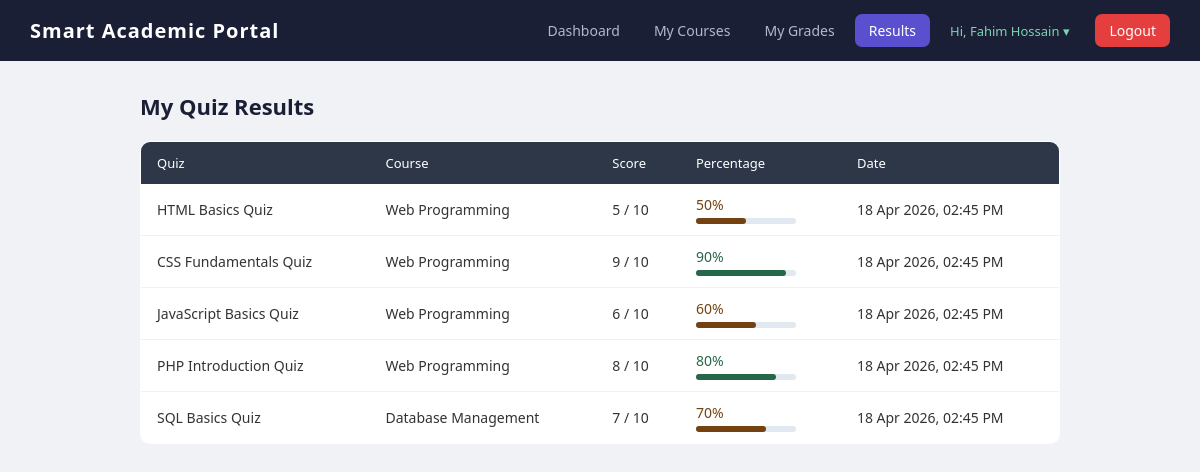
/student/results.php (signed in), run on the app's committed database.
### tables this page shows
CREATE TABLE `quiz_attempts` (
  `id` int(11) NOT NULL,
  `quiz_id` int(11) NOT NULL,
  `student_id` int(11) NOT NULL,
  `score` int(11) DEFAULT 0,
  `attempted_at` timestamp NOT NULL DEFAULT current_timestamp()
);

CREATE TABLE `quizzes` (
  `id` int(11) NOT NULL,
  `course_id` int(11) NOT NULL,
  `title` varchar(150) NOT NULL,
  `time_limit` int(11) DEFAULT 30,
  `total_marks` int(11) DEFAULT 10
);

CREATE TABLE `courses` (
  `id` int(11) NOT NULL,
  `title` varchar(150) NOT NULL,
  `code` varchar(20) NOT NULL,
  `teacher_id` int(11) DEFAULT NULL
);

### student/results.php (the view, shortened to what this page needs)
<?php
$sid = $_SESSION['user_id'];
$attempts = mysqli_query($conn,
    "SELECT qa.score, qa.attempted_at,
            q.title AS quiz_title, q.total_marks,
            c.title AS course_title
     FROM quiz_attempts qa
     JOIN quizzes q  ON qa.quiz_id    = q.id
     JOIN courses c  ON q.course_id   = c.id
     WHERE qa.student_id = $sid
     ORDER BY qa.attempted_at DESC");
?>
<!DOCTYPE html>
<html>
<head>
  <link rel="stylesheet" href="../assets/style.css">
</head>
<body>
<?php include '../includes/header.php'; ?>
<div class="container">
  <h2>My Quiz Results</h2>
  <table class="data-table">
    <thead>
      <tr><th>Quiz</th><th>Course</th><th>Score</th><th>Percentage</th><th>Date</th></tr>
    </thead>
    <tbody>
    <?php while($a = mysqli_fetch_assoc($attempts)):
        $pct = round(($a['score'] / $a['total_marks']) * 100);
        $color = $pct >= 80 ? '#276749' : ($pct >= 50 ? '#744210' : '#742a2a');
    ?>
      <tr>
        <td><?= $a['quiz_title'] ?></td>
        <td><?= $a['course_title'] ?></td>
        <td><?= $a['score'] ?> / <?= $a['total_marks'] ?></td>
        <td>
          <span style="color:<?= $color ?>;font-weight:500"><?= $pct ?>%</span>
          <div style="background:#e2e8f0;border-radius:99px;height:6px;margin-top:4px;width:100px">
            <div style="background:<?= $color ?>;width:<?= $pct ?>%;height:6px;border-radius:99px"></div>
          </div>
        </td>
        <td><?= date('d M Y, h:i A', strtotime($a['attempted_at'])) ?></td>
      </tr>
    <?php endwhile; ?>
    </tbody>
  </table>
</div>
</body>
</html>

### assets/style.css (style rules this page uses)
* { margin: 0; padding: 0; box-sizing: border-box; }
body { font-family: 'Segoe UI', Tahoma, Geneva, Verdana, sans-serif; background: #f0f2f5; color: #333; font-size: 15px; }
.container { max-width: 960px; margin: 30px auto; padding: 0 20px; }
h2 { font-size: 22px; font-weight: 600; margin-bottom: 20px; color: #1a1f36; }
.data-table { width: 100%; border-collapse: collapse; background: #fff; border-radius: 10px; overflow: hidden; border: 1px solid #e2e8f0; margin-bottom: 24px; }
.data-table th { background: #2d3748; color: #fff; padding: 12px 16px; text-align: left; font-size: 13px; font-weight: 500; }
.data-table td { padding: 11px 16px; border-bottom: 1px solid #edf2f7; font-size: 14px; }
.data-table tr:last-child td { border-bottom: none; }

### data on the page
quiz_attempts: quiz.title "HTML Basics Quiz", courses.title "Web Programming", score "5", quiz.total_marks "10", score.total_marks "50", attempted_at "18 Apr 2026, 02:45 PM"
quiz_attempts: quiz.title "CSS Fundamentals Quiz", courses.title "Web Programming", score "9", quiz.total_marks "10", score.total_marks "90", attempted_at "18 Apr 2026, 02:45 PM"
quiz_attempts: quiz.title "JavaScript Basics Quiz", courses.title "Web Programming", score "6", quiz.total_marks "10", score.total_marks "60", attempted_at "18 Apr 2026, 02:45 PM"
quiz_attempts: quiz.title "PHP Introduction Quiz", courses.title "Web Programming", score "8", quiz.total_marks "10", score.total_marks "80", attempted_at "18 Apr 2026, 02:45 PM"
quiz_attempts: quiz.title "SQL Basics Quiz", courses.title "Database Management", score "7", quiz.total_marks "10", score.total_marks "70", attempted_at "18 Apr 2026, 02:45 PM"

### other printed values
$_SESSION['user_name'] "Fahim Hossain"
